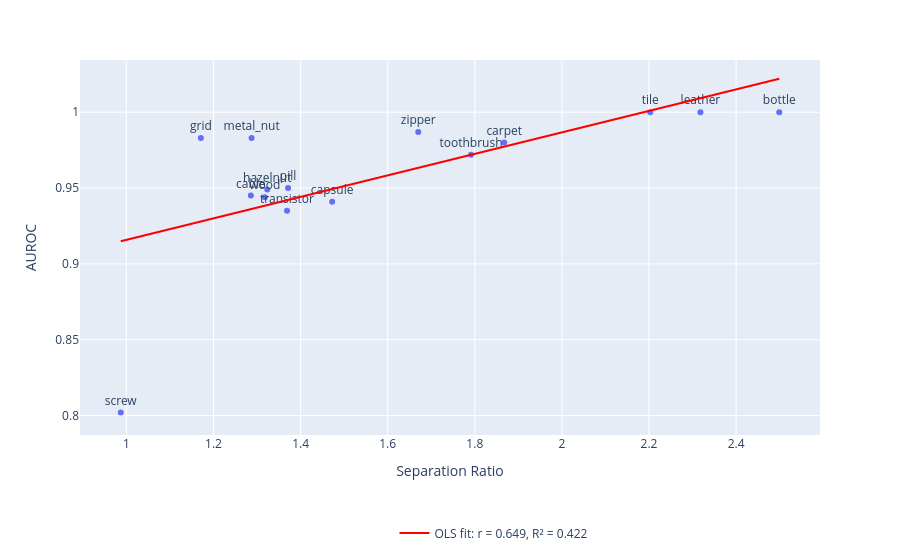

Notebook code for this chart:
### Code cell
plot_df = combined.reset_index()

fig = px.scatter(
    plot_df, 
    x="Separation Ratio", 
    y="AUROC", 
    text="category", 
    hover_name="category", 
    trendline="ols",
)
 
fig.data[1].line.color = "red"

r = plot_df["Separation Ratio"].corr(plot_df["AUROC"])

results = px.get_trendline_results(fig)
fit = results.iloc[0]["px_fit_results"]
r2 = fit.rsquared

fig.data[0].showlegend = False

# Existing OLS trendline trace
fig.data[1].line.color = "red"
fig.data[1].name = f"OLS fit: r = {r:.3f}, R² = {r2:.3f}"
fig.data[1].showlegend = True

fig.update_traces(textposition="top center")

fig.update_layout(
    title=None,
    legend=dict(
        x=0.425,
        y=-0.3,
        xanchor="left",
    )
)

fig.show() 
fig.write_image(
    IMAGE_DIR / "cls_mal_sep_plot.svg",
    width=1200,
    height=450
)

### Figure 1 — Plotly figure (JSON) as saved in the notebook; plotly's stock layout.template omitted (floating-point values rounded to 4 significant figures)
{"data": [{"hovertemplate": "<b>%{hovertext}</b><br><br>Separation Ratio=%{x}<br>AUROC=%{y}<br>category=%{text}<extra></extra>", "hovertext": ["tile", "zipper", "toothbrush", "hazelnut", "wood", "grid", "cable", "leather", "metal_nut", "screw", "bottle", "pill", "capsule", "carpet", "transistor"], "legendgroup": "", "marker": {"color": "#636efa", "symbol": "circle"}, "mode": "markers+text", "name": "", "orientation": "v", "showlegend": false, "text": ["tile", "zipper", "toothbrush", "hazelnut", "wood", "grid", "cable", "leather", "metal_nut", "screw", "bottle", "pill", "capsule", "carpet", "transistor"], "textposition": "top center", "type": "scatter", "x": [2.203, 1.67, 1.791, 1.323, 1.318, 1.171, 1.286, 2.318, 1.288, 0.9871, 2.499, 1.371, 1.473, 1.867, 1.369], "xaxis": "x", "y": [1.0, 0.987, 0.972, 0.949, 0.944, 0.983, 0.945, 1.0, 0.983, 0.802, 1.0, 0.95, 0.941, 0.98, 0.935], "yaxis": "y"}, {"hovertemplate": "<b>OLS trendline</b><br>AUROC = 0.0708301 * Separation Ratio + 0.845047<br>R<sup>2</sup>=0.421616<br><br>Separation Ratio=%{x}<br>AUROC=%{y} <b>(trend)</b><extra></extra>", "legendgroup": "", "line": {"color": "red"}, "marker": {"color": "#636efa", "symbol": "circle"}, "mode": "lines", "name": "OLS fit: r = 0.649, R² = 0.422", "showlegend": true, "textposition": "top center", "type": "scatter", "x": [0.9871, 1.171, 1.286, 1.288, 1.318, 1.323, 1.369, 1.371, 1.473, 1.67, 1.791, 1.867, 2.203, 2.318, 2.499], "xaxis": "x", "y": [0.915, 0.928, 0.9361, 0.9362, 0.9384, 0.9388, 0.942, 0.9422, 0.9493, 0.9634, 0.9719, 0.9773, 1.001, 1.009, 1.022], "yaxis": "y"}], "layout": {"legend": {"tracegroupgap": 0, "x": 0.425, "xanchor": "left", "y": -0.3}, "margin": {"t": 60}, "title": {}, "xaxis": {"anchor": "y", "domain": [0, 1], "title": {"text": "Separation Ratio"}}, "yaxis": {"anchor": "x", "domain": [0, 1], "title": {"text": "AUROC"}}}}
